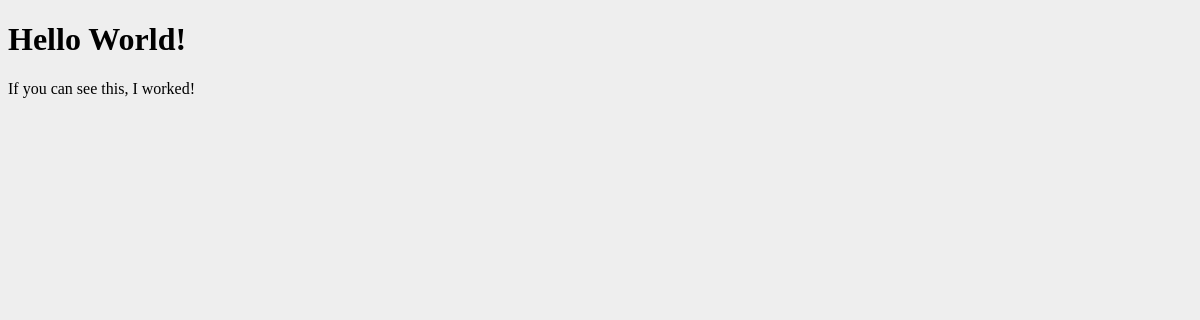
The app's page /cards/1/, older data.
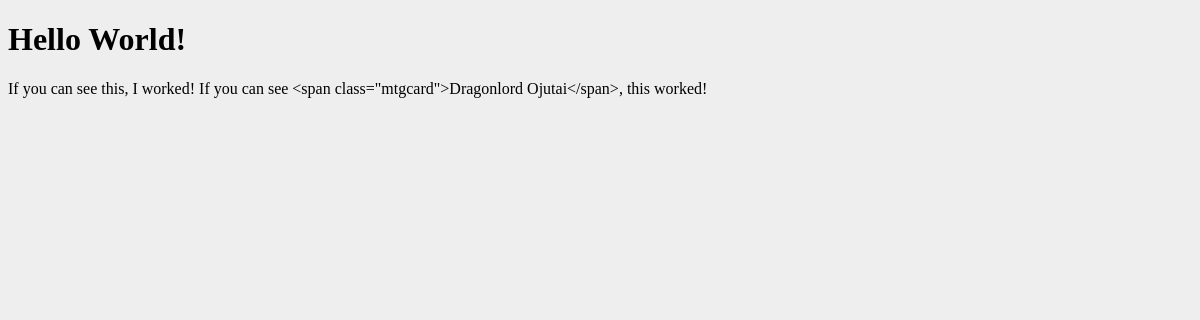
The same page, newer data.
### cards/models.py (models this page shows, shortened)
class Card(models.Model):
    article_name = models.CharField(max_length=200)
    article_text = models.TextField()
    pub_date = models.DateTimeField('date submitted')

### cards/views.py (the view)
# urls.py: url(r'^(?P<pk>[0-9]+)/$', views.DetailView.as_view(), name='detail'),
class DetailView(generic.DetailView):
    model = Card
    template_name = 'cards/detail.html'

### cards/templates/cards/detail.html (shortened to what this page needs)
<!DOCTYPE html>
<html style="background-color:#eee">
<body>
<h1>{{ object.article_name }}</h1>
<p>{{ object.article_text }}</p>
</body>
</html>

Row changes from the older to the newer data that the page shows:
changed Card "Hello World!": article_text "If you can see this, I worked!" → "If you can see this, I worked! If you can see <span class=\"mtgcard\">Dragonlord Ojutai</span>, this worked!"
